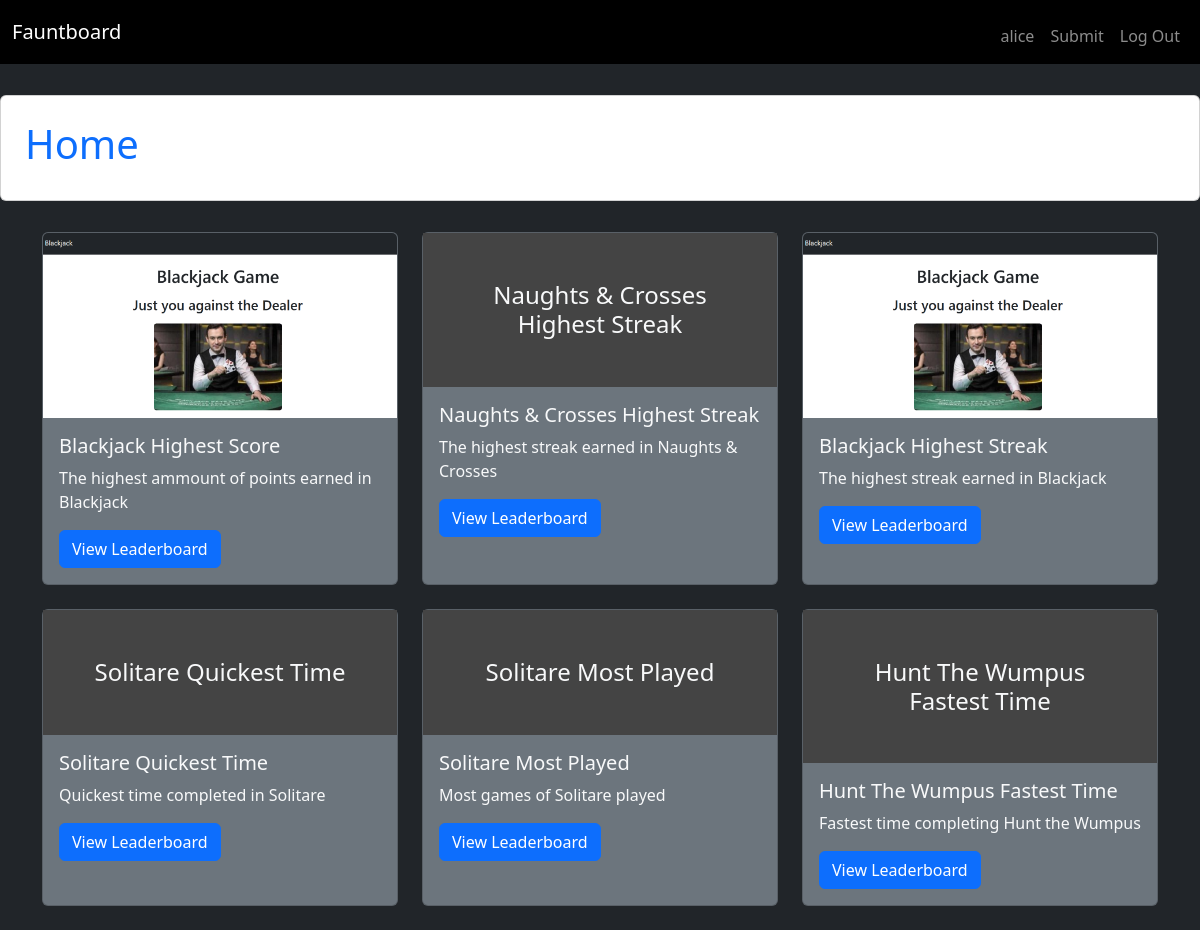
Before: / (signed in) with the older database file.
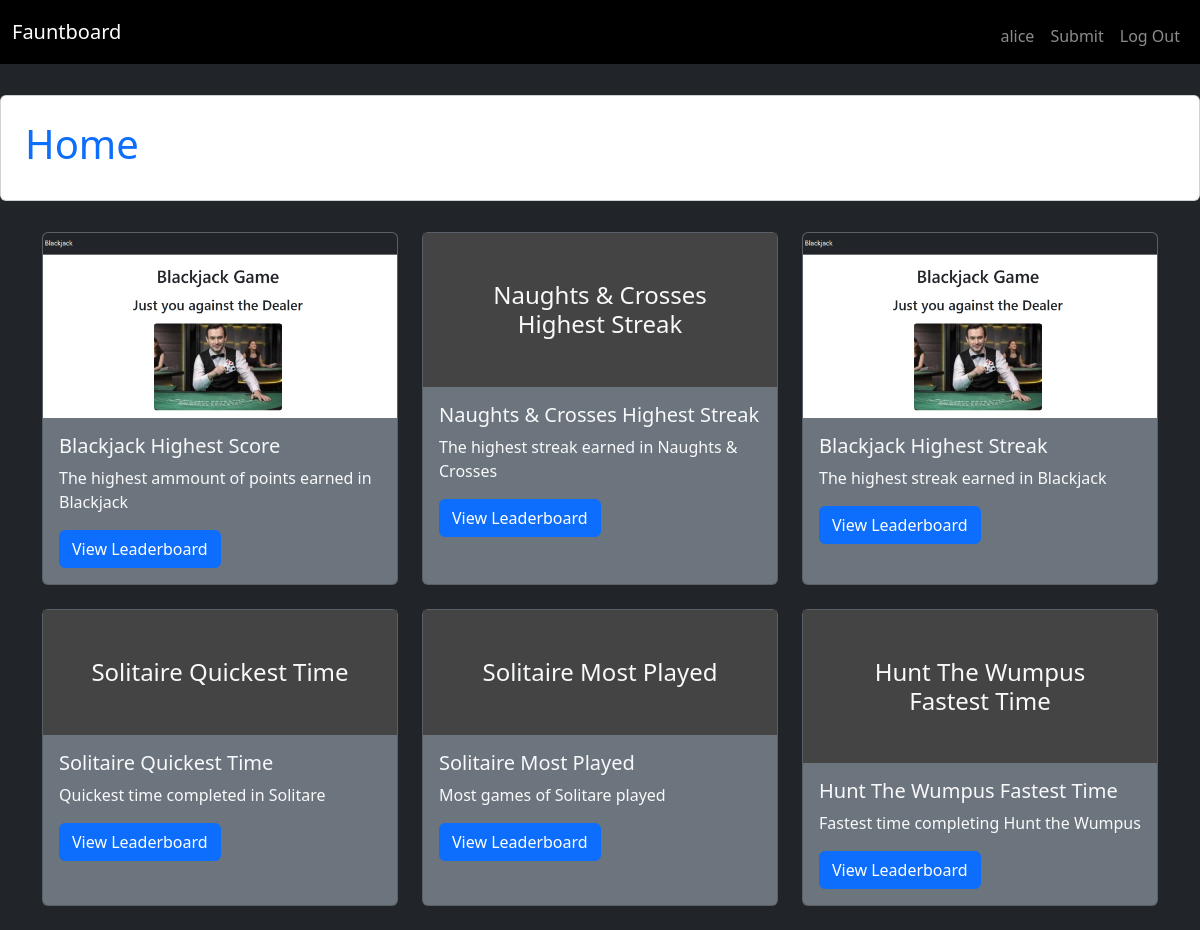
After: the same page with the newer database file.
### tables this page shows
CREATE TABLE "leaderboards" (
    id INTEGER PRIMARY KEY,
    name TEXT NOT NULL, description TEXT,
    image_path TEXT
, type TEXT NOT NULL);

### app.py (the view)
@app.route("/")
def home():
    if "user_id" in session:
        db = get_db()
        leaderboards = db.execute("SELECT * FROM leaderboards").fetchall()
        return render_template("home.html", leaderboards=leaderboards, username = session["username"])
    else:
        return redirect('/login')
        print('going to Login')

### app.py (called while the page is built)
def get_db():
    if "db" not in g:
        g.db = sqlite3.connect("database.db")
        g.db.row_factory = sqlite3.Row
    return g.db

@app.before_request
def load_user():
    g.user = None
    if "user_id" in session:
        db = get_db()
        g.user = db.execute(
            "SELECT * FROM users WHERE id = ?",
            (session["user_id"],)
        ).fetchone()

### templates/home.html
{% extends 'base.html' %}
{% block content %}
<div class="d-flex justify-content-center align-items-center" style="height: 15vh;">
  <div class="card p-4 bg-white" style="width: 1500px;">
    <h1 class="text-primary">Home</h1>
  </div>
</div>
<div class="container mt-4">
  <div class="row">
    {% for lb in leaderboards %}
    <div class="col-md-4 mb-4">
      <div class="card bg-secondary text-light h-100 ">
        {% if lb.image_path %}
          <img src="{{ lb.image_path }}" class="card-img-top" alt="{{ lb.name }}">
        {% else %}
          <div class="p-5 text-center" style="background-color: #444;">
            <h4 class="m-0">{{ lb.name }}</h4>
          </div>
        {% endif %}
        <div class="card-body">
          <h5 class="card-title">{{ lb.name }}</h5>
          <p class="card-text">{{ lb.description }}</p>
          <a href="{{ url_for('show_leaderboard', leaderboard_id=lb.id) }}" class="btn btn-primary">
            View Leaderboard
          </a>
        </div>
      </div>
    </div>
    {% endfor %}
  </div>
</div>
{% endblock %}

Changed rows visible on the page:
changed leaderboards "Quickest time completed in Solitare": name "Solitare Quickest Time" → "Solitaire Quickest Time"
changed leaderboards "Most games of Solitare played": name "Solitare Most Played" → "Solitaire Most Played"
